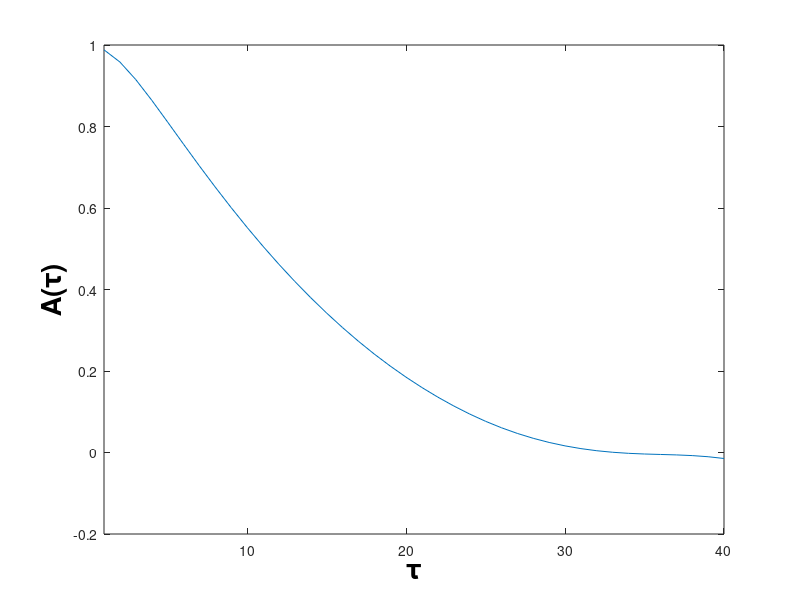

Recreate this plot in MATLAB.
%autocorrelacao
clc
cd C:/Users/jgrel/OneDrive/Desktop/apresentacaotese/Newfolder/master_degree-main/master_degree-main/chapter3
load Jerk_circ.txt
T = Jerk_circ(:,1);
T = T(1:5:5000);
Axx = [];
soma = 0;
for  k = 1:40
    soma = 0;
    for i = 1:(length(T)-k)
        
        soma = soma + ((T(i)-mean(T))*(T(i+k)-mean(T)))/var(T);
    end
    Axx(k) = soma/(length(T)-k);
end
k = 1:40;
plot(k,Axx);
xlim([1 40]);
xlabel('\tau','FontSize',20,'FontWeight','bold','Color','k');
ylabel('A(\tau)','FontSize',20,'FontWeight','bold','Color','k');

